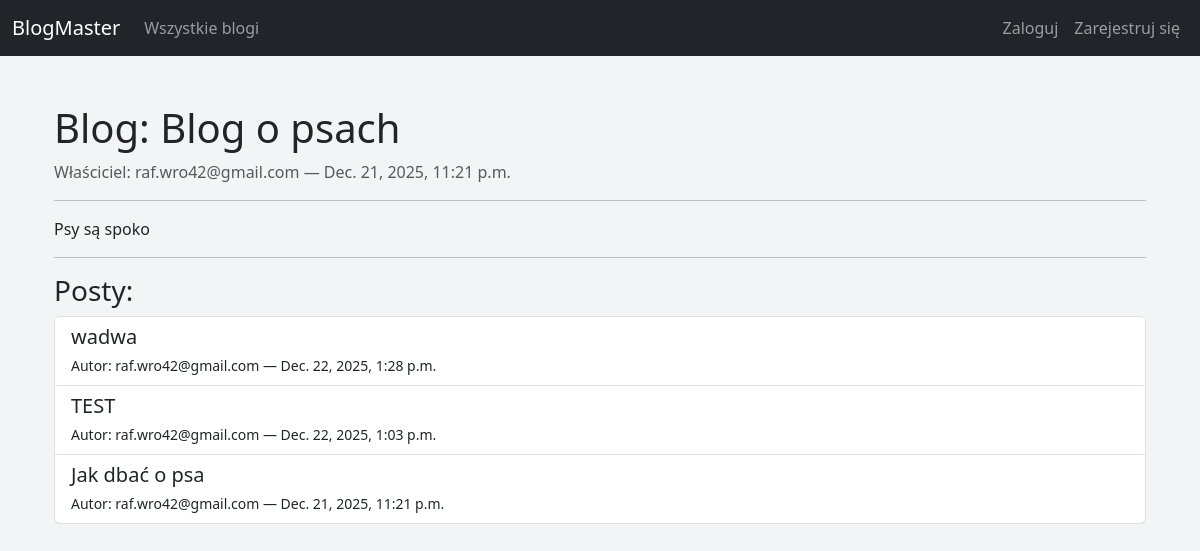
Screenshot of /blogs/1/ with the database file from the repository.
### blogs/models.py (models this page shows, shortened)
class Blog(models.Model):
    owner = models.ForeignKey(User, on_delete=models.CASCADE, related_name='blogs')
    title = models.CharField(max_length=200)
    description = models.TextField(blank=True)
    created_at = models.DateTimeField(auto_now_add=True)

### accounts/models.py (models this page shows)
class CustomUser(AbstractBaseUser, PermissionsMixin):
    email = models.EmailField(unique=True)
    date_joined = models.DateTimeField(default=timezone.now)
    is_active = models.BooleanField(default=True)
    is_staff = models.BooleanField(default=False)
    USERNAME_FIELD = "email"
    REQUIRED_FIELDS = []  # nie wymagamy nic więcej przy tworzeniu superusera
    objects = CustomUserManager()
    def __str__(self):
        return self.email

### posts/models.py (models this page shows, shortened)
class Post(models.Model):
    blog = models.ForeignKey(Blog, on_delete=models.CASCADE, related_name='posts')
    author = models.ForeignKey(User, on_delete=models.SET_NULL, null=True)
    title = models.CharField(max_length=200)
    content = models.TextField()
    created_at = models.DateTimeField(auto_now_add=True)
    updated_at = models.DateTimeField(auto_now=True)
    likes = models.ManyToManyField(User, related_name="liked_posts", blank=True)

### blogs/views.py (the view)
# urls.py: path('<int:pk>/', views.blog_detail, name='blog_detail'),
def blog_detail(request, pk):
    blog = get_object_or_404(Blog, pk=pk)
    posts = blog.posts.order_by('-created_at')
    return render(request, 'blogs/blog_detail.html', {
        'blog': blog,
        'posts': posts,
    })

### blogs/templates/blogs/blog_detail.html (shortened to what this page needs)
{% extends 'base.html' %}
{% block content %}
<div class="container mt-4">
    <h1>Blog: {{ blog.title }}</h1>
    <p class="text-muted">Właściciel: {{ blog.owner.email }} — {{ blog.created_at }}</p>
    <hr>
    <p>{{ blog.description }}</p>
    <hr>
    <h3>Posty:</h3>
    <div class="list-group">
        {% for post in posts %}
            <div class="list-group-item list-group-item-action d-flex justify-content-between align-items-center flex-wrap">
                <div>
                    <a href="{% url 'post_detail' post.pk %}" class="text-decoration-none text-dark">
                        <h5 class="mb-1">{{ post.title }}</h5>
                        <small>Autor: {{ post.author }} — {{ post.created_at }}</small>
                    </a>
                </div>
            </div>
        {% empty %}
            <p>Brak postów w tym blogu.</p>
        {% endfor %}
    </div>
</div>
{% endblock %}

### blogs/templates/blogs/blog_detail.html (style rules this page uses)
body { background-color: #f3f4f6; font-family: 'Segoe UI', sans-serif; }

### rows the page displays
Blog: title "Blog o psach", owner.email "raf.wro42@gmail.com", created_at "Dec. 21, 2025, 11:21 p.m.", description "Psy są spoko"
Post: title "wadwa", author "raf.wro42@gmail.com", created_at "Dec. 22, 2025, 1:28 p.m."
Post: title "TEST", author "raf.wro42@gmail.com", created_at "Dec. 22, 2025, 1:03 p.m."
Post: title "Jak dbać o psa", author "raf.wro42@gmail.com", created_at "Dec. 21, 2025, 11:21 p.m."
